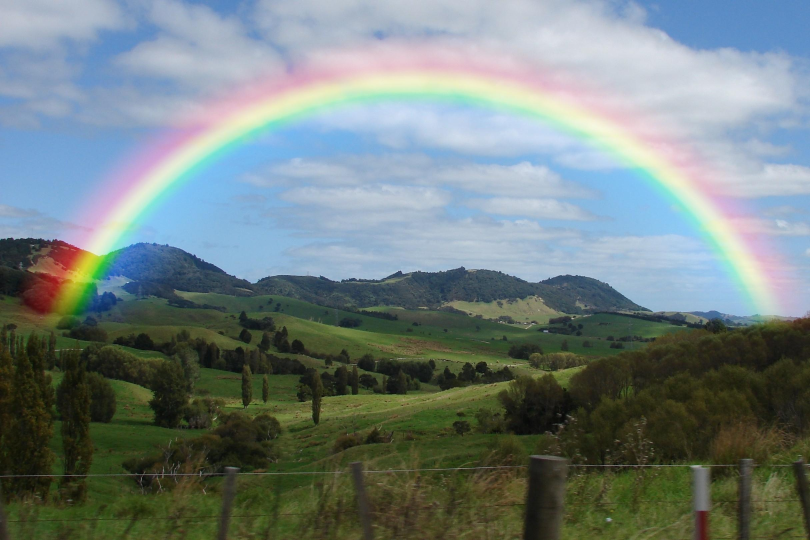
#> input picture test-image.jpg, 2430 x 1620 px (shown at 1/3 size)
$ python hack.py
#> lines starting #> are read from the running program, lines starting #| are printed output that depends on the picture
### drawing.py
from selenium import webdriver

class Drawing:
    def __init__(self, game_code):
        self.game_code = game_code
        self.path = 'D:\coding\chromedriver.exe'
        self.driver = webdriver.chrome(self.path)
        self.driver.get('https://skribbl.io/?' + self.game_code)

    # [45 lines left out: functions draw_pixel, find_color_element, not called in this run]


# [2 lines that do not run on import are left out]

### hack.py
import PIL.Image
import colors
import drawing
import matplotlib.pyplot as plt

class Image:
    def __init__(self, image):
#> called with image = 'test-image.jpg'
        self.image = PIL.Image.open(image)
#> self.image is the input picture: PIL image 2430x1620 RGB; mean R, G, B 114.9, 128.5, 128
        self.image = self.image.resize((800, 600))
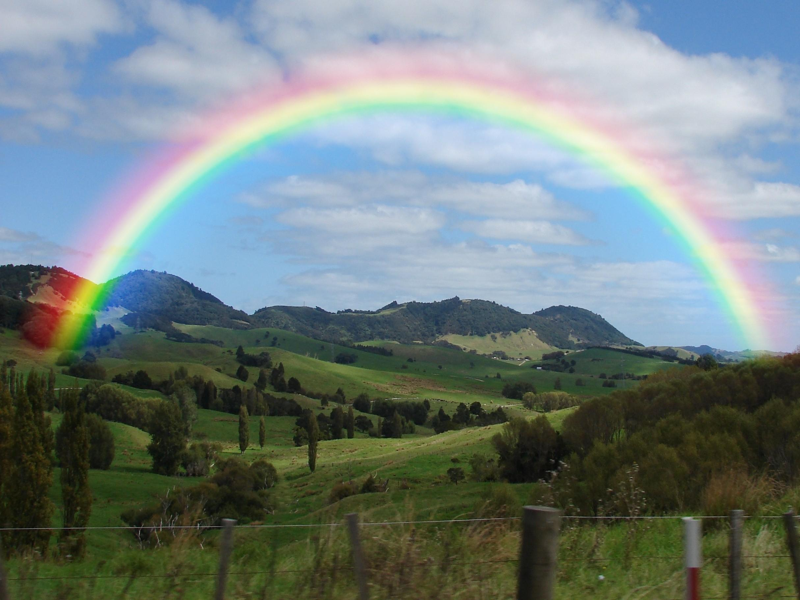
#> self.image: PIL image 800x600 RGB; mean R, G, B 114.9, 128.5, 128
        self.image_rgb = self.image.convert('RGB')

    def get_size(self):
        return self.image.size

    def generate_grid(self):
        self.width, self.height = self.get_size()
        for row in range(1, self.height):
            for column in range(1, self.width):
                self.simplified = C.check_color(self.image_rgb.getpixel((column, row)))
                D.draw_pixel(column, row, self.simplified)


if __name__ == '__main__':
    IMAGE = 'test-image.jpg'
    GAME_CODE = '8w7uC49AuzIv'
    RGB = Image(IMAGE)
    D = drawing.Drawing(GAME_CODE)
#> (the run stopped early here; a loop or call above may not have finished)
